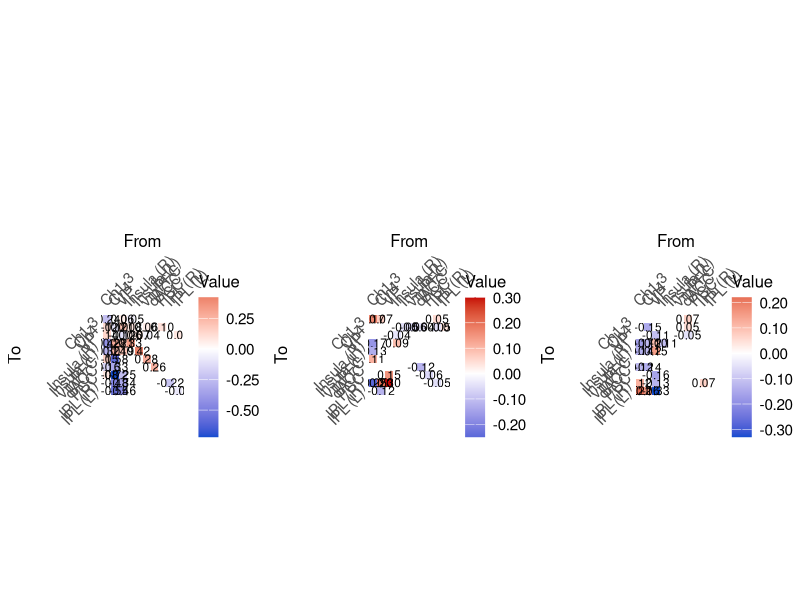

Source code (R):
#Script to create Figure 4a, b, and c
# Load libraries
library(ggplot2)
library(viridis)
library(gridExtra)

# Function to create a heatmap
create_heatmap <- function(Ep, Pp, title) {
  # Define regions
  regions <- c("Ch1-3", "Ch4", "VP", "Insula (R)", "Insula (L)", "vmPFC", "dACC", "PCC", "IPL (R)", "IPL (L)")
  
  # Create a data frame for the matrix
  df <- data.frame(
    x = rep(1:10, each = 10),
    y = rep(1:10, times = 10),
    value = Ep,
    Pp = Pp,
    region_x = factor(rep(regions, each = 10), levels = regions),
    region_y = factor(rep(regions, times = 10), levels = rev(regions))
  )
  
  # Set values to NA where Pp <= 0.99
  df$value[df$Pp <= 0.99] <- NA
  
  # Create the plot
  ggplot(df, aes(x = region_x, y = region_y, fill = value)) +
    geom_tile() +
    scale_fill_gradient2(low = "#134DD0", mid = "white", high = "#C70606", 
                         midpoint = 0, na.value = "white", 
                         limits = c(min(df$value, na.rm = TRUE), max(df$value, na.rm = TRUE)),
                         labels = scales::number_format(accuracy = 0.01)) +
    geom_text(aes(label = ifelse(Pp > 0.99, sprintf("%.2f", value), "")),
              color = "black", size = 3) +
    coord_fixed() +
    theme_minimal() +
    labs(title = title,
         x = "From",
         y = "To",
         fill = "Value") +
    theme(panel.grid = element_blank(),
          axis.text.x = element_text(angle = 45, hjust = 0, size = 11),
          axis.text.y = element_text(angle = 45, hjust = 1, size = 11),
          axis.title.x = element_text(margin = margin(b = 10), size = 12),
          axis.title.y = element_text(margin = margin(r = 10), size = 12),
          axis.text.x.top = element_text(angle = 45, hjust = 0, size = 11),
          axis.ticks.x.top = element_blank(),
          axis.ticks.x.bottom = element_blank(),
          axis.text.x.bottom = element_blank(),       
          legend.key.size = unit(1.2, "cm"),
          legend.key.width = unit(0.9, "cm"),
          legend.text = element_text(size = 11),
          legend.title = element_text(size = 12),
          legend.margin = margin(t = 0, r = 0, b = 0, l = 0, unit = "pt")) +
    scale_x_discrete(position = "top") +
    guides(fill = guide_colorbar(barwidth = 1, barheight = 7))
}

# Set up Ep and Pp for the plots, values extracted using Ep_Pp_converter_2.m
Ep1 <- c(-0.24, 0.12, 0.14, -0.42, -0.30, 0.15, -0.16, 0.08, 0.00, 0.00, 
         0.00, -0.10, 0.00, 0.28, 0.24, -0.58, -0.33, -0.72, -0.48, -0.55, 
         0.06, 0.21, -0.12, 0.21, 0.19, 0.00, 0.00, -0.25, -0.34, -0.46, 
         -0.05, 0.08, 0.06, 0.33, 0.00, 0.00, 0.00, 0.00, 0.00, 0.00, 
         0.00, 0.02, 0.07, 0.00, 0.42, 0.00, 0.00, 0.00, 0.00, 0.00, 
         0.00, 0.06, -0.04, 0.00, 0.00, 0.28, 0.00, 0.00, 0.00, 0.00, 
         0.00, 0.00, 0.01, 0.00, 0.00, 0.00, 0.26, 0.00, 0.00, 0.00, 
         0.00, 0.10, 0.00, 0.00, 0.00, 0.00, 0.00, 0.00, 0.00, 0.00, 
         0.00, 0.00, 0.00, 0.00, 0.00, 0.00, 0.00, 0.00, -0.22, 0.00, 
         0.00, 0.00, 0.08, 0.00, 0.00, 0.00, 0.00, 0.00, 0.00, -0.08)

Pp1 <- c(1.00, 1.00, 1.00, 1.00, 1.00, 1.00, 1.00, 1.00, 0.00, 0.00, 
         0.00, 1.00, 0.00, 1.00, 1.00, 1.00, 1.00, 1.00, 1.00, 1.00, 
         1.00, 1.00, 1.00, 1.00, 1.00, 0.00, 0.00, 1.00, 1.00, 1.00, 
         1.00, 1.00, 1.00, 1.00, 0.00, 0.00, 0.00, 0.00, 0.00, 0.00, 
         0.00, 0.56, 1.00, 0.00, 1.00, 0.00, 0.00, 0.00, 0.00, 0.00, 
         0.00, 1.00, 1.00, 0.00, 0.00, 1.00, 0.00, 0.00, 0.00, 0.00, 
         0.00, 0.00, 0.00, 0.00, 0.00, 0.00, 1.00, 0.00, 0.00, 0.00, 
         0.00, 1.00, 0.00, 0.00, 0.00, 0.00, 0.00, 0.00, 0.00, 0.00, 
         0.00, 0.00, 0.00, 0.00, 0.00, 0.00, 0.00, 0.00, 1.00, 0.00, 
         0.00, 0.00, 1.00, 0.00, 0.00, 0.00, 0.00, 0.00, 0.00, 1.00)

Ep2 <- c(0.17, 0.00, 0.00, -0.17, -0.13, 0.11, 0.00, 0.00, -0.25, 0.05, 
         0.07, 0.00, 0.00, 0.00, 0.00, 0.00, 0.04, 0.00, 0.20, -0.12, 
         0.00, 0.00, 0.00, 0.00, 0.00, 0.00, 0.00, 0.15, 0.30, 0.00, 
         0.00, 0.00, -0.04, 0.09, 0.00, 0.00, 0.00, 0.00, 0.00, 0.00, 
         -0.03, -0.05, 0.00, 0.00, 0.00, 0.00, 0.00, 0.00, 0.00, 0.00, 
         0.00, -0.06, 0.00, 0.00, 0.00, 0.00, 0.00, 0.00, 0.00, 0.00, 
         0.00, -0.04, 0.00, 0.00, 0.00, 0.00, -0.12, 0.00, 0.00, 0.00, 
         -0.01, 0.00, 0.00, 0.00, 0.00, 0.00, 0.00, -0.06, 0.00, 0.00, 
         0.05, -0.05, 0.00, 0.00, 0.00, 0.00, 0.00, 0.00, -0.05, 0.00, 
         0.00, 0.04, 0.00, 0.00, 0.00, 0.00, 0.00, 0.00, 0.00, 0.00)

Pp2 <- c(1.00, 0.00, 0.00, 1.00, 1.00, 1.00, 0.00, 0.00, 1.00, 0.55, 
         1.00, 0.00, 0.00, 0.00, 0.00, 0.00, 0.52, 0.00, 1.00, 1.00, 
         0.00, 0.00, 0.00, 0.00, 0.00, 0.00, 0.00, 1.00, 1.00, 0.00, 
         0.00, 0.00, 1.00, 1.00, 0.00, 0.00, 0.00, 0.00, 0.00, 0.00, 
         0.54, 1.00, 0.00, 0.00, 0.00, 0.00, 0.00, 0.00, 0.00, 0.00, 
         0.00, 1.00, 0.00, 0.00, 0.00, 0.00, 0.00, 0.00, 0.00, 0.00, 
         0.00, 1.00, 0.00, 0.00, 0.00, 0.00, 1.00, 0.00, 0.00, 0.00, 
         0.00, 0.00, 0.00, 0.00, 0.00, 0.00, 0.00, 1.00, 0.00, 0.00, 
         1.00, 1.00, 0.00, 0.00, 0.00, 0.00, 0.00, 0.00, 1.00, 0.00, 
         0.00, 1.00, 0.00, 0.00, 0.00, 0.00, 0.00, 0.00, 0.00, 0.00)

Ep3 <- c(0.00, 0.00, 0.00, -0.17, -0.14, 0.00, -0.12, 0.00, 0.12, 0.22, 
         0.00, -0.15, 0.00, -0.12, -0.12, 0.00, -0.14, 0.00, 0.00, 0.16, 
         0.00, 0.00, -0.11, 0.10, 0.15, 0.00, 0.00, -0.16, -0.13, -0.33, 
         0.00, 0.00, 0.00, -0.11, 0.00, 0.00, 0.00, 0.00, 0.00, 0.00, 
         0.00, 0.00, 0.00, 0.00, 0.00, 0.00, 0.00, 0.00, 0.00, 0.00, 
         0.00, 0.00, 0.00, 0.00, 0.00, 0.00, 0.00, 0.00, 0.00, 0.00, 
         0.07, 0.05, -0.05, 0.00, 0.00, 0.00, 0.00, 0.00, 0.00, 0.00, 
         0.00, 0.00, 0.00, 0.00, 0.00, 0.00, 0.00, 0.00, 0.00, 0.00, 
         0.00, 0.00, 0.00, 0.00, 0.00, 0.00, 0.00, 0.00, 0.07, 0.00, 
         0.00, 0.00, 0.00, 0.00, 0.00, 0.00, 0.00, 0.00, 0.00, 0.00)

Pp3 <- c(0.00, 0.00, 0.00, 1.00, 1.00, 0.00, 1.00, 0.00, 1.00, 1.00, 
         0.00, 1.00, 0.00, 1.00, 1.00, 0.00, 1.00, 0.00, 0.00, 1.00, 
         0.00, 0.00, 1.00, 1.00, 1.00, 0.00, 0.00, 1.00, 1.00, 1.00, 
         0.00, 0.00, 0.00, 1.00, 0.00, 0.00, 0.00, 0.00, 0.00, 0.00, 
         0.00, 0.00, 0.00, 0.00, 0.00, 0.00, 0.00, 0.00, 0.00, 0.00, 
         0.00, 0.00, 0.00, 0.00, 0.00, 0.00, 0.00, 0.00, 0.00, 0.00, 
         1.00, 1.00, 1.00, 0.00, 0.00, 0.00, 0.00, 0.00, 0.00, 0.00, 
         0.00, 0.00, 0.00, 0.00, 0.00, 0.00, 0.00, 0.00, 0.00, 0.00, 
         0.00, 0.00, 0.00, 0.00, 0.00, 0.00, 0.00, 0.00, 1.00, 0.00, 
         0.00, 0.00, 0.00, 0.00, 0.00, 0.00, 0.00, 0.00, 0.00, 0.00)

# Create the three plots
plot1 <- create_heatmap(Ep1, Pp1, "")
plot2 <- create_heatmap(Ep2, Pp2, "")
plot3 <- create_heatmap(Ep3, Pp3, "")

# Arrange the plots side by side
combined_plot <- grid.arrange(plot1, plot2, plot3, ncol = 3)